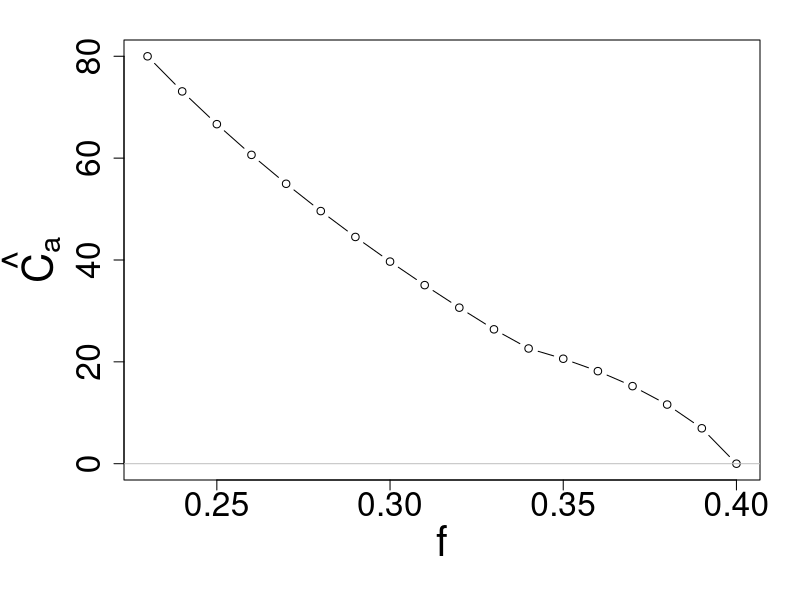
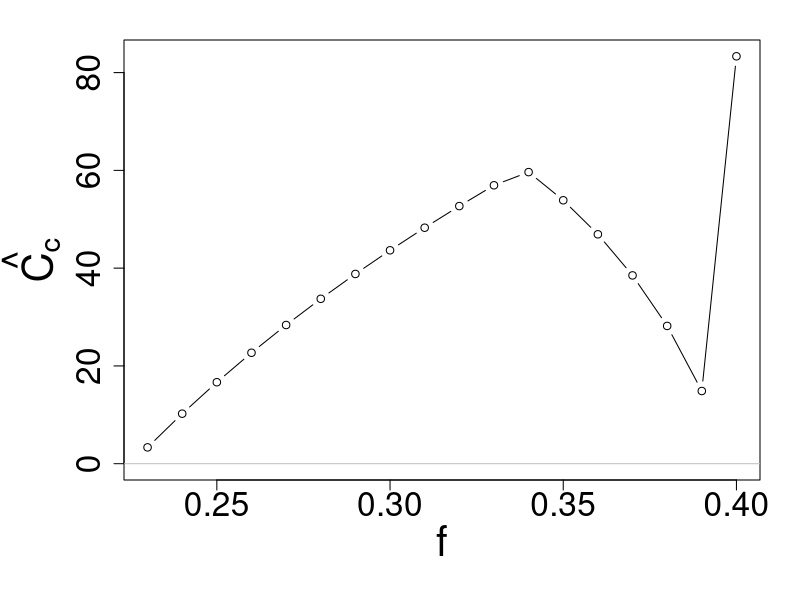
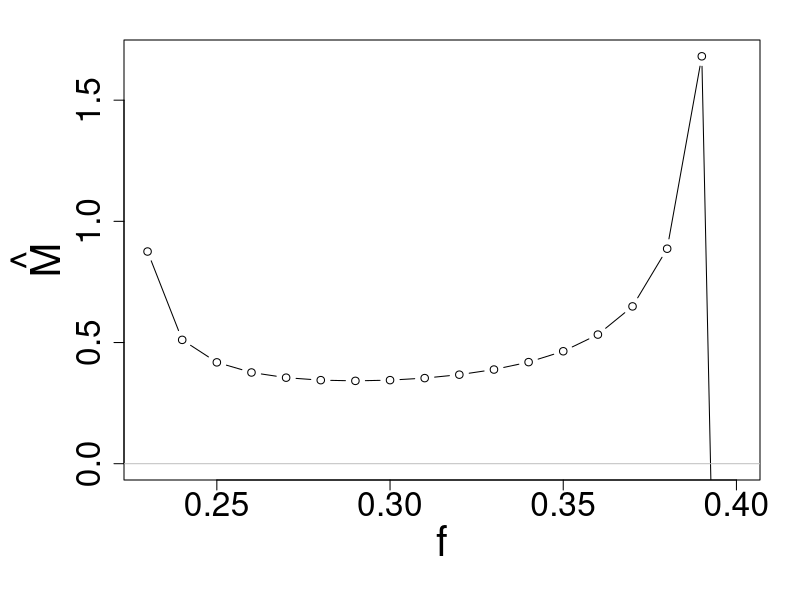
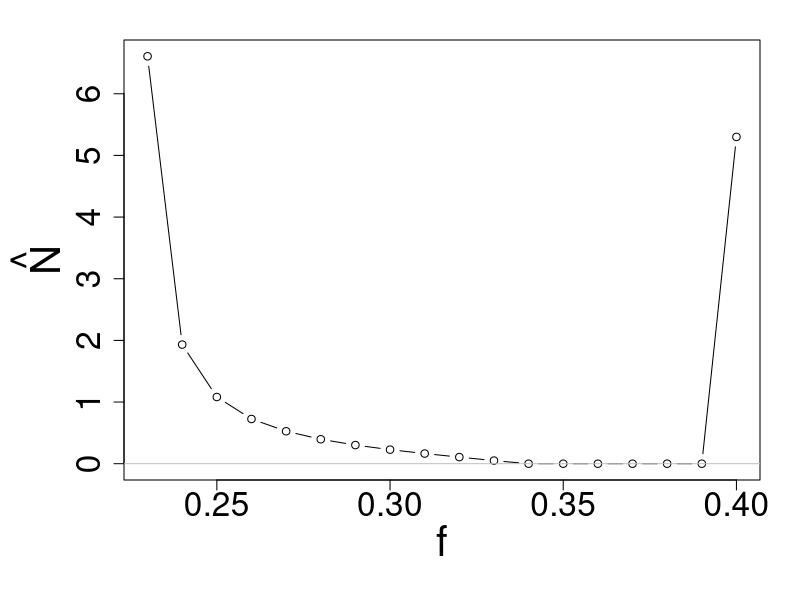
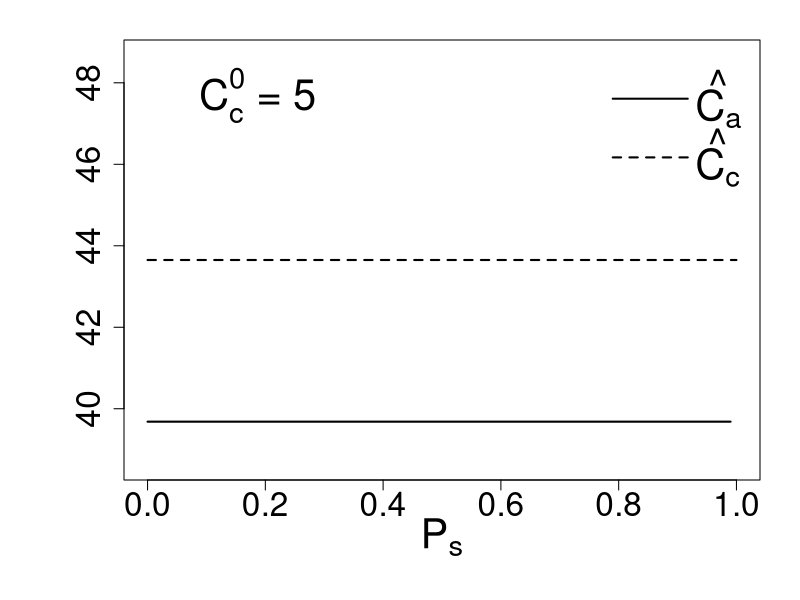
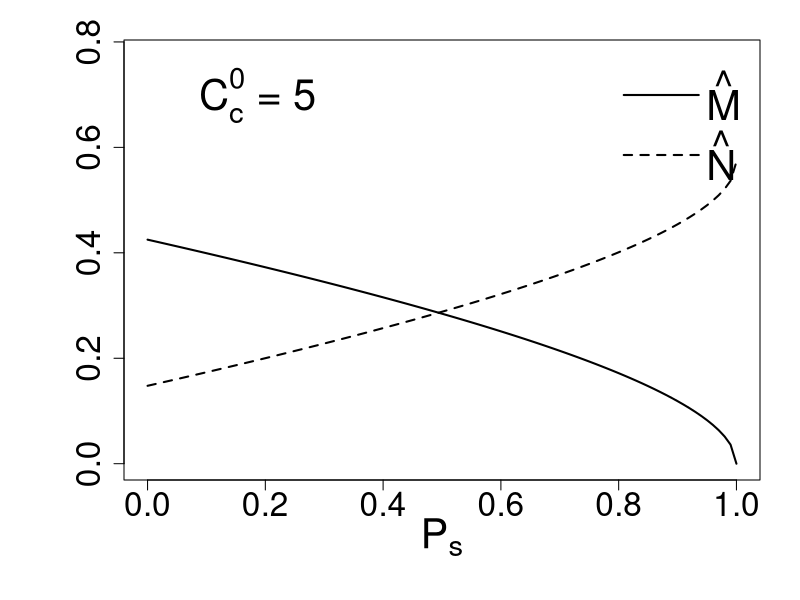

Recreate these plots in R, in order.
# This function returns the equlibrium value for mutualist and non-mutualist
CaCcMN_eqm<-function(km=10,kn=30,kc=5,d,bmax,s,f,phi,g,ps,u){
  
  beta1<- -(phi*f)/(g*(1-f))
  beta2<- (km/((bmax*(1-s))-d)) - (kn/((bmax-d)*((1-f)^2)))
  beta<-beta1/(d*beta2)
  
  alp1<- (km*d*u*beta)/((bmax*(1-s))-d)
  alp1<-alp1 - (phi*u/g) -(f*(1-ps)*beta)
  
  alp2<- -((1-ps)*kc*beta*f)-((1-f)*(1-ps)*(beta^2))
  alp3<- -(kc*(1-f)*(1-ps)*(beta^2))
  Meq<- (-alp2 + sqrt((alp2^2)-(4*alp1*alp3)))/(2*alp1)
  Neq<- beta-Meq
  
 # if((is.finite(Meq)&(Meq<0))==T){
 #   Meq<-0
 #   Neq<- beta-Meq
 # }
  
  if((is.finite(Neq)&(Neq<0))==T){
    Neq<-0
  }
  
  
  Caeq<- ((Meq+(Neq*(1-f)))*(Meq+kc)*(1-ps))/(u*(Meq^2))
  Cceq<- phi/(g*(Meq+Neq))
  
  res<-list(Caeq=Caeq,Cceq=Cceq,Meq=Meq,Neq=Neq)
  
  return(res)
}
#---------------------------------------------------------------------------------------------
# Plot equilibrium values of Ca, Cc, M, N against fidelity (f)

# call the function 
km<- 10 # half saturation constant for mutualist 
kn<- 30 # half saturation constant for non-mutualist
kc<- 5 # half saturation constant for allocated carbon
d<- 0.5 # death rate of mutualist and non-mutualist
bmax<- 0.8 # maximum growth rate of symbionts
s<- 0.3 # cost of mutualism
#f<-0.3 # fidelity
phi <- 5 # constant resource value for construction carbon
g<- 0.2 # Rate at which construction carbon is allocated to both symbionts
ps <- 0.3 # P-availability in the soil
u<- 0.4 # Phosphorous uptake per unit of preferentially allocated carbon received by mutualists

#CaCcMN_eqm(km=km,kn=kn,kc=kc,d=d,bmax=bmax,s=s,f=f,phi=phi,g=g,ps=ps,u=u) # you can check the numerical M, N equilibria value with this analytical finding

mylist<-seq(from=0,to=1,by=0.01)
df<-matrix(NA,nrow=length(mylist),ncol=5)
colnames(df)<-c("f","Caeq","Cceq","Meq","Neq")
df<-as.data.frame(df)
for(i in seq_along(mylist)){
  f<-mylist[i]
  cat("i=",i,"\n")
  res<-CaCcMN_eqm(km=km,kn=kn,kc=kc,d=d,bmax=bmax,s=s,f=f,phi=phi,g=g,ps=ps,u=u)
  df$f[i]<-f
  df$Caeq[i]<-res$Caeq
  df$Cceq[i]<-res$Cceq
  df$Meq[i]<-res$Meq
  df$Neq[i]<-res$Neq
}

df<-na.omit(df)
df<-df[which(df$Caeq>0),]
range(df$f)

#-----------------
pdf("./Results/pdf_fig/Ca_eqm_vs_f.pdf",width=8,height=8)
op<-par(mar=c(6,6.2,2,2))
plot(df$f,df$Caeq,type="b",xlab="f",ylab=expression(hat(C[a])),cex.lab=2.5,cex.axis=2,ylim=c(0,max(df$Caeq)))
abline(h=0,col="grey")
par(op)
dev.off()

pdf("./Results/pdf_fig/Cc_eqm_vs_f.pdf",width=8,height=8)
op<-par(mar=c(6,6.2,2,2))
plot(df$f,df$Cceq,type="b",xlab="f",ylab=expression(hat(C[c])),cex.lab=2.5,cex.axis=2,ylim=c(0,max(df$Cceq)))
abline(h=0,col="grey")
par(op)
dev.off()

pdf("./Results/pdf_fig/M_eqm_vs_f.pdf",width=8,height=8)
op<-par(mar=c(6,6.2,2,2))
plot(df$f,df$Meq,type="b",xlab="f",ylab=expression(hat(M)),cex.lab=2.5,cex.axis=2,ylim=c(0,max(df$Meq)))
abline(h=0,col="grey")
par(op)
dev.off()

pdf("./Results/pdf_fig/N_eqm_vs_f.pdf",width=8,height=8)
op<-par(mar=c(6,6.2,2,2))
plot(df$f,df$Neq,type="b",xlab="f",ylab=expression(hat(N)),cex.lab=2.5,cex.axis=2,ylim=c(0,max(df$Neq)))
abline(h=0,col="grey")
par(op)
dev.off()


#----------------------------------------------------------------------------------------------
# Plot equilibrium values of Ca, Cc, M, N against soil Phosphorous availability (ps)

# call the function 
km<- 10 # half saturation constant for mutualist 
kn<- 30 # half saturation constant for non-mutualist
kc<- 5 # half saturation constant for allocated carbon
d<- 0.5 # death rate of mutualist and non-mutualist
bmax<- 0.8 # maximum growth rate of symbionts
s<- 0.3 # cost of mutualism
f<-0.3 # fidelity
phi <- 5 # constant resource value for construction carbon
g<- 0.2 # Rate at which construction carbon is allocated to both symbionts
#ps <- 0.3 # P-availability in the soil
u<-0.4 # Phosphorous uptake per unit of preferentially allocated carbon received by mutualists

mylist<-seq(from=0,to=1,by=0.01)
df<-matrix(NA,nrow=length(mylist),ncol=5)
colnames(df)<-c("ps","Caeq","Cceq","Meq","Neq")
df<-as.data.frame(df)
for(i in seq_along(mylist)){
  ps<-mylist[i]
  res<-CaCcMN_eqm(km=km,kn=kn,kc=kc,d=d,bmax=bmax,s=s,f=f,phi=phi,g=g,ps=ps,u=u)
  df$ps[i]<-ps
  df$Caeq[i]<-res$Caeq
  df$Cceq[i]<-res$Cceq
  df$Meq[i]<-res$Meq
  df$Neq[i]<-res$Neq
}

pdf("./Results/pdf_fig/CaCc_eqm_vs_ps.pdf",width=8,height=8)
op<-par(mar=c(6,6.2,2,2))
ylm<-max(df$Caeq,df$Cceq,na.rm = T)
plot(df$ps,df$Caeq,type="l",xlab=expression(P[s]),ylab="",
     cex.lab=2.5,cex.axis=2,lwd=2,
     ylim=c(ylm-5,ylm+5))
lines(df$ps,df$Cceq,cex.lab=2.5,cex.axis=2,lty="dashed",lwd=2)
legend("topright", c(expression(hat(C[a])),expression(hat(C[c]))), 
       cex = 2.5, lty = c(1, 2), lwd=c(2,2), xpd = TRUE, horiz = F, inset = c(0,0),y.intersp = 1,x.intersp = 0.2,
       bty = "n")

legend("topleft", expression(paste("C"[c]^0, " = ", 5)),
        cex = 2.5, horiz = F, inset = c(0,0),
              bty = "n") 
par(op)
dev.off()

pdf("./Results/pdf_fig/MN_eqm_vs_ps.pdf",width=8,height=8)
op<-par(mar=c(6,6.2,2,2))
ylm<-max(df$Meq,df$Neq,na.rm = T)
plot(df$ps,df$Meq,type="l",xlab=expression(P[s]),ylab="",
     cex.lab=2.5,cex.axis=2,lwd=2,
     ylim=c(0,ylm+0.2))
lines(df$ps,df$Neq,cex.lab=2.5,cex.axis=2,lty="dashed",lwd=2)
legend("topright", c(expression(hat(M)),expression(hat(N))), 
       cex = 2.5, lty = c(1, 2), lwd=c(2,2), xpd = TRUE, horiz = F, inset = c(0,0),y.intersp = 1.2,x.intersp = 0.2,
       bty = "n")

legend("topleft", expression(paste("C"[c]^0, " = ", 5)),
       cex = 2.5, horiz = F, inset = c(0,0),
       bty = "n") 
par(op)
dev.off()







